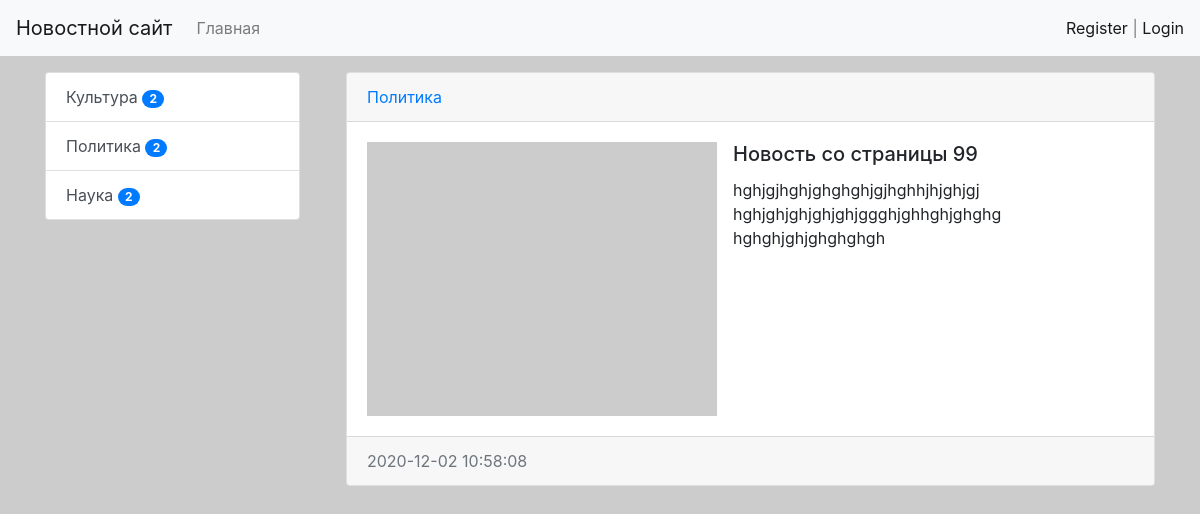
The page /news/20/ on the database as committed earlier.
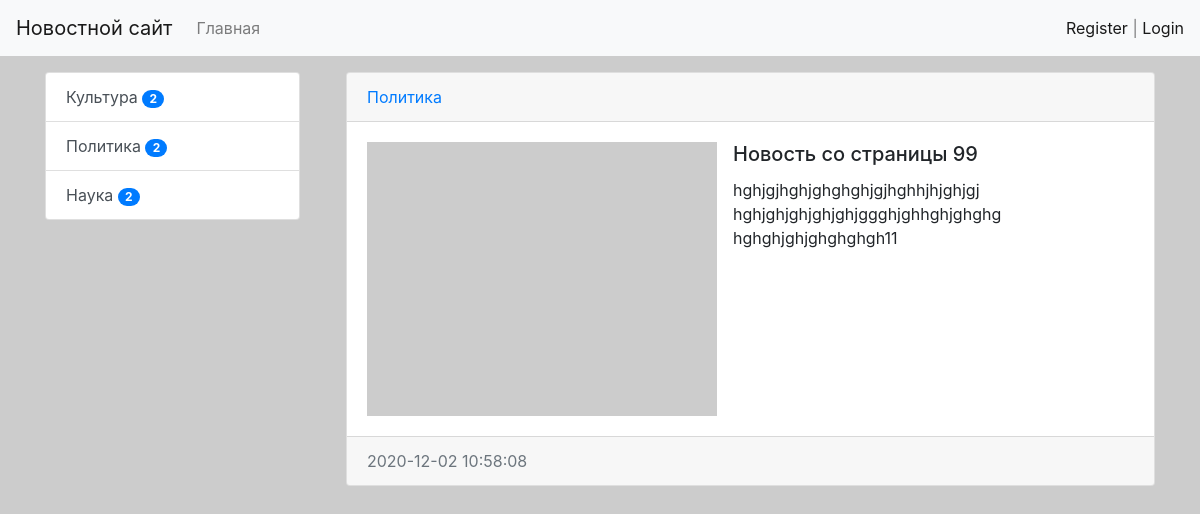
The same page on the database as committed later.
### news/models.py (models this page shows, shortened)
class News(models.Model):
    title = models.CharField(max_length=150, verbose_name='Название новости')
    content = models.TextField(blank=True, verbose_name='Контент')
    created_at = models.DateTimeField(auto_now_add=True, verbose_name='Дата публикации')
    updated_at = models.DateTimeField(auto_now=True, verbose_name='Обновлено')
    photo = models.ImageField(upload_to='photos/%Y/%m/%d/', verbose_name='Фото', blank=True)
    is_published = models.BooleanField(default=True, verbose_name='Опубликовано')
    category = models.ForeignKey('Category', on_delete=models.PROTECT, verbose_name='Опубликовано', related_name='get_news')
    views = models.IntegerField(default=0)
    class Meta:
        verbose_name = 'Новость'
        verbose_name_plural = 'Новости'
        ordering = ['-created_at']

class Category(models.Model):
    title = models.CharField(max_length=150, db_index=True, verbose_name='Наименование категории')
    def get_absolute_url(self):
        return reverse('category', kwargs={'category_id': self.pk})
    def __str__(self):
        return self.title
    class Meta:
        verbose_name = 'Категория'
        verbose_name_plural = 'Категории'
        ordering = ['title']

### news/views.py (the view)
# urls.py: path('news/<int:pk>/', ViewNews.as_view(), name='view_news'),
class ViewNews(DetailView):
    model = News
    context_object_name = 'news_item'

### news/templatetags/news_tags.py (called while the page is built)
@register.inclusion_tag('news/list_categories.html')
def show_categories():
    categories = Category.objects.annotate(cnt=Count('get_news', filter=F('get_news__is_published'))).filter(cnt__gt=0)
    return {'categories': categories}

### news/templates/news/news_detail.html (shortened to what this page needs)
{% extends 'base.html' %}
{% block sidebar %}
{% include 'inc/_sidebar.html' %}
{% endblock %}
{% block content %}
    <div class="card mb-3 ml-3">
        <div class="card-header">
            <a href="{{ news_item.category.get_absolute_url }}">{{ news_item.category }}</a>
        </div>
        <div class="card-body">
                {% if item.photo %}
                <img src="{{ news_item.photo.url }}" alt="" width="350" class="float-left mr-3">
                {% else %}
                <img src="https://picsum.photos/id/1/300/235" alt="" width="350" class="float-left mr-3">
                {% endif %}
                <h5 class="card-title">{{ news_item.title }}</h5>
                <p class="card-text">{{ news_item.content|linebreaksbr }}</p>
        </div>
        <div class="card-footer text-muted">
            {{ news_item.created_at|date:"Y-m-d H:i:s" }}
        </div>
    </div>
{% endblock %}

Rows that differ between the two databases and show on the page:
changed News "Новость со страницы 99": content "hghjgjhghjghghghjgjhghhjhjghjgj hghjghjghjghjghjggghjghhghjghghg hghghjghjghghghgh" → "hghjgjhghjghghghjgjhghhjhjghjgj hghjghjghjghjghjggghjghhghjghghg hghghjghjghghghgh11"
